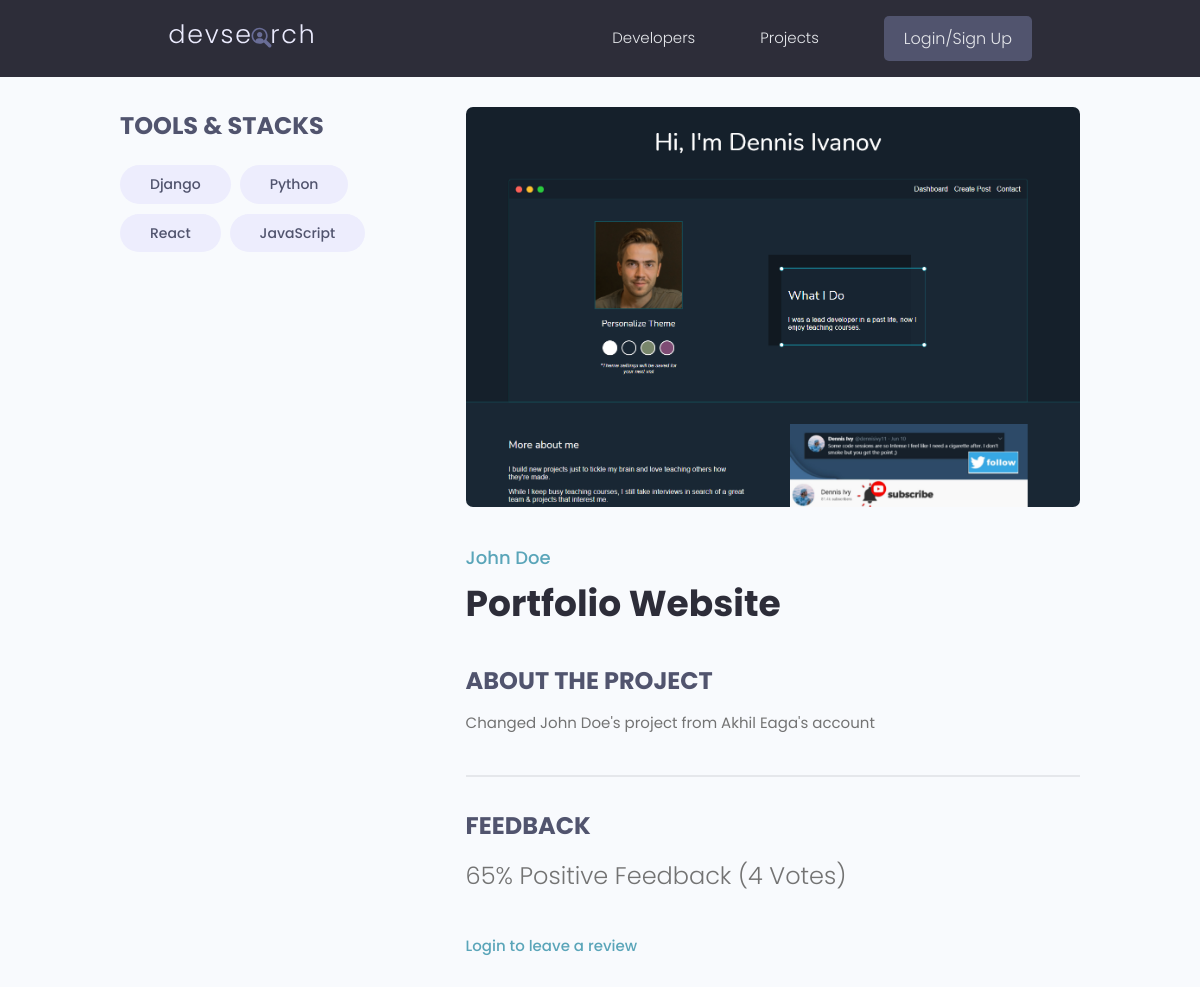
/projects/project/7418ace4-4271-4f3f-bc6c-b32113028a7c/, run on an earlier commit of the app's database.
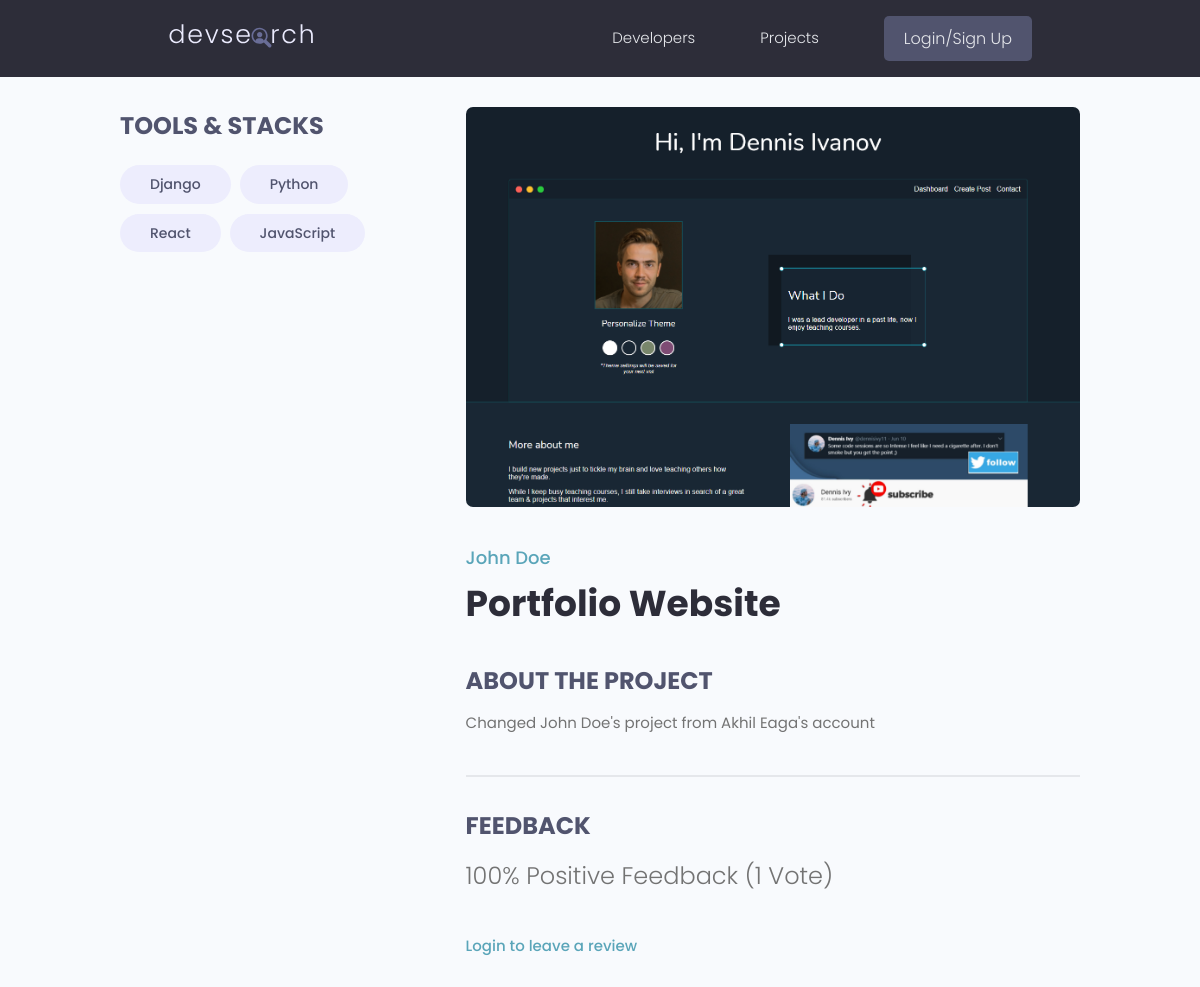
And on a later commit of the database.
### projects/models.py (models this page shows, shortened)
class Project(models.Model):
    owner = models.ForeignKey(Profile, null=True, blank=True, on_delete=models.SET_NULL)
    title = models.CharField(max_length=200)
    description = models.TextField(null=True, blank=True)
    featured_image = models.ImageField(null=True, blank=True, default="default.jpg")
    demo_link = models.CharField(max_length=2000, null=True, blank=True)
    source_link = models.CharField(max_length=2000, null=True, blank=True)
    tags = models.ManyToManyField('Tag', blank=True)
    vote_count = models.IntegerField(default=0, null=True, blank=True)
    vote_ratio = models.IntegerField(default=0, null=True, blank=True)
    created = models.DateTimeField(auto_now_add=True)
    id = models.UUIDField(default=uuid.uuid4, unique=True, primary_key=True, editable=False)
    class Meta:
        ordering = ["-vote_ratio", "-vote_count", 'title']
    @property
    def reviewers(self):
        queryset = self.review_set.all().values_list('owner__id', flat=True)
        return queryset

### users/models.py (models this page shows, shortened)
class Profile(models.Model):
    user = models.OneToOneField(User, on_delete=models.CASCADE, null=True, blank=True)
    name = models.CharField(max_length=200, null=True, blank=True)
    email = models.EmailField(max_length=500, null=True, blank=True)
    username = models.CharField(max_length=200, null=True, blank=True)
    location = models.CharField(max_length=200, null=True, blank=True)
    short_intro = models.CharField(max_length=200, null=True, blank=True)
    bio = models.TextField(null=True, blank=True)
    profile_image = models.ImageField(null=True, blank=True, upload_to="profiles/", default="profiles/user-default.png")
    social_github = models.CharField(max_length=500, null=True, blank=True)
    social_stackoverflow = models.CharField(max_length=500, null=True, blank=True)
    social_twitter = models.CharField(max_length=500, null=True, blank=True)
    social_linkedin = models.CharField(max_length=500, null=True, blank=True)
    social_youtube = models.CharField(max_length=500, null=True, blank=True)
    social_website = models.CharField(max_length=500, null=True, blank=True)
    created = models.DateTimeField(auto_now_add=True)
    id = models.UUIDField(default=uuid.uuid4, unique=True, primary_key=True, editable=False)

### projects/views.py (the view, shortened to what this page needs)
# urls.py: path('project/<str:pk>/', views.project, name="project"),
def project(request, pk):
    projectObj = Project.objects.get(id=pk)
    tags = projectObj.tags.all()  # many to many relationship query
    reviews = projectObj.review_set.all() # many to one relationship query
    form = ReviewForm()
    context = {
        'project': projectObj,
        'tags': tags,
        'reviews': reviews,
        'form': form,
    }
    return render(request, 'projects/single-project.html', context)

### projects/models.py (called while the page is built)
    def __str__(self):
        return self.name

### projects/templates/projects/single-project.html (shortened to what this page needs)
{% extends 'main.html' %}
{% block content %}
<main class="singleProject my-md">
    <div class="container">
        <div class="layout">
            <div class="column column--1of3">
                <h3 class="singleProject__subtitle">Tools & Stacks</h3>
                <div class="singleProject__toolStack">
                    {% for tag in tags %}
                    <span class="tag tag--pill tag--sub tag--lg">
                        <small>{{ tag }}</small>
                    </span>
                    {% endfor %}
                </div>
                <br>
                <br>
            </div>
            <div class="column column--2of3">
                <img class="singleProject__preview" src="{{ project.featured_image.url }}" alt="portfolio thumbnail" />
                <a href="{% url 'user-profile' project.owner.id %}"
                    class="singleProject__developer">{{project.owner.name}}</a>
                <h2 class="singleProject__title">{{ project.title }}</h2>
                <h3 class="singleProject__subtitle">About the Project</h3>
                <div class="singleProject__info">
                    {{ project.description }}
                </div>
                <div class="comments">
                    <h3 class="singleProject__subtitle">Feedback</h3>
                    <h5 class="project--rating">
                        {{project.vote_ratio}}% Positive Feedback ({{project.vote_count}}
                        Vote{{project.vote_count | pluralize:"s"}})
                    </h5>
                    {% if request.user.profile.id in project.reviewers %}
                    <p>You have already reviewed the project</p>
                    {% elif request.user.profile == project.owner %}
                    <p>You cannot review your own work</p>
                    {% else %}
                    <a href="{% url 'login' %}?next={{request.path}}">Login to leave a review</a>
                    {% endif %}
                </div>
            </div>
        </div>
    </div>
</main>
{% endblock content %}

What changed in the data, as far as the page shows it:
changed Project "Portfolio Website": vote_ratio "65" → "100"; vote_count "4" → "1"; vote_count|pluralize "s" → (not shown)
